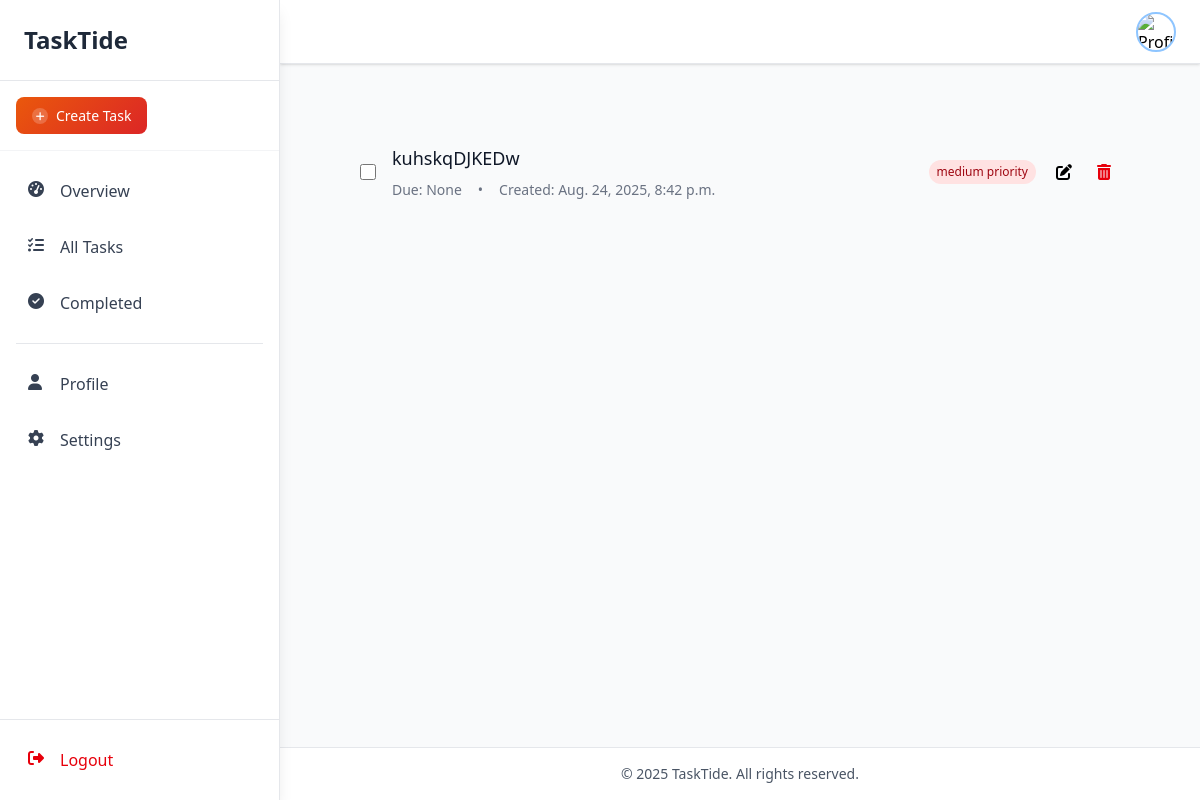
/dashboard/tasks/30/, run on the app's committed database.
### tasks/models.py (models this page shows, shortened)
class Task(models.Model):
    PRIORITY_CHOICES = [
        ("low", "Low"),
        ("medium", "Medium"),
        ("high", "High"),
        ("urgent", "Urgent"),
    ]
    user = models.ForeignKey(User, on_delete=models.CASCADE, related_name="tasks")
    title = models.CharField(max_length=300)
    description = models.TextField(blank=True, null=True)
    completed = models.BooleanField(default=False)
    priority = models.CharField(
        max_length=10,
        choices=PRIORITY_CHOICES,
        default="medium"
    )
    due_date = models.DateTimeField(blank=True, null=True)
    created_at = models.DateTimeField(auto_now_add=True)
    updated_at = models.DateTimeField(auto_now=True)

### tasks/views.py (the view)
# urls.py: path('dashboard/tasks/<int:pk>/', TaskDetailView.as_view(), name='single_task'),
class TaskDetailView(DetailView):
    model = Task
    template_name = 'core/dashboard/single_task.html'

### core/templates/core/dashboard/single_task.html (shortened to what this page needs)
{% extends "core/dashboard_layout.html" %} {% load static %} {% block content %}
<div class="mx-auto px-4 sm:px-6 lg:px-8 py-8">
            <div class="task-card p-6 hover:bg-gray-50 transition-all duration-200">
          <div class="flex items-center justify-between">
            <div class="flex items-center space-x-4">
              <input
                type="checkbox"
                class="h-4 w-4 text-claude-600 focus:ring-claude-500 border-gray-300 rounded"
              />
              <div class="flex-1">
                <h3 class="text-lg font-medium text-gray-900">
                  {{ object.title }}
                </h3>
                <div
                  class="flex items-center space-x-4 mt-2 text-sm text-gray-500"
                >
                  <span>Due: {{ object.due_date }}</span>
                  <span>•</span>
                  <span>Created: {{ object.created_at }}</span>
                </div>
              </div>
            </div>
            <div class="flex items-center space-x-3">
              <span
                class="bg-red-100 text-red-800 px-2 py-1 rounded-full text-xs font-medium"
                >
                {{ task.priority }} priority</span
              >
              <div class="flex items-center space-x-2">
                <button
                  onclick="showPage('edit-task')"
                  class="text-claude-600 hover:text-claude-700 p-2 rounded-lg hover:bg-claude-50 transition-colors"
                >
                  <i class="fas fa-edit w-4 h-4"></i>
                </button>
                <button
                  onclick="showPage('delete-task')"
                  class="text-red-600 hover:text-red-700 p-2 rounded-lg hover:bg-red-50 transition-colors"
                >
                  <i class="fas fa-trash-alt w-4 h-4"></i>
                </button>
              </div>
            </div>
          </div>
        </div>
</div>
{% endblock %}

### data on the page
Task: title "kuhskqDJKEDw", due_date "None", created_at "Aug. 24, 2025, 8:42 p.m.", priority "medium"
